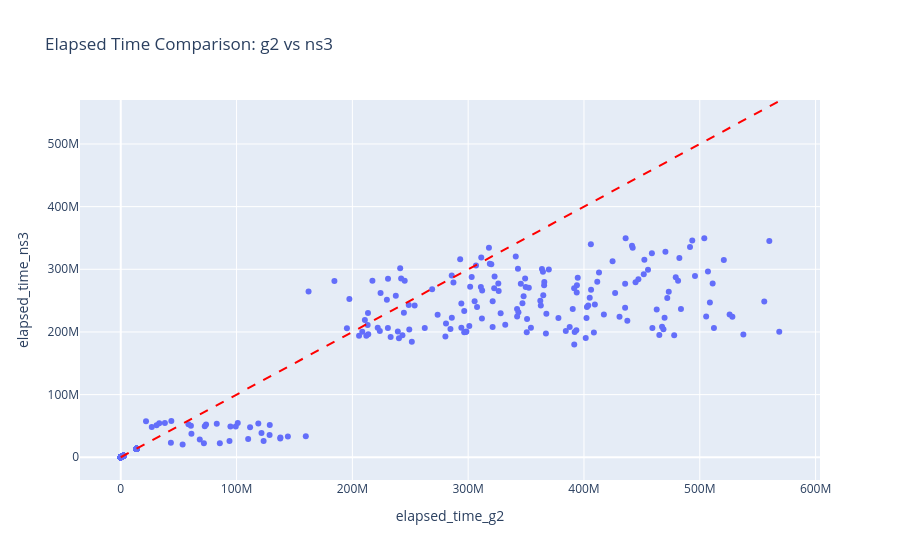

This figure's notebook cell:
### Markdown cell above
## Elapsed Time Comparison (g2 vs ns3)

### Code cell
fig = px.scatter(df, x='elapsed_time_g2', y='elapsed_time_ns3', 
                 hover_data=['node_name', 'sys_id'],
                 title='Elapsed Time Comparison: g2 vs ns3')
fig.add_shape(type='line', x0=df['elapsed_time_g2'].min(), y0=df['elapsed_time_g2'].min(), x1=df['elapsed_time_g2'].max(), y1=df['elapsed_time_g2'].max(), line=dict(color='red', dash='dash'))
fig.show()

### Figure 1 — Plotly figure (JSON) as saved in the notebook; plotly's stock layout.template omitted (floating-point values rounded to 4 significant figures; data arrays with more than 128 entries replaced by an {"elided": "..."} marker saying what was removed)
{"data": [{"customdata": {"elided": "880x2 mixed values"}, "hovertemplate": "elapsed_time_g2=%{x}<br>elapsed_time_ns3=%{y}<br>node_name=%{customdata[0]}<br>sys_id=%{customdata[1]}<extra></extra>", "legendgroup": "", "marker": {"color": "#636efa", "symbol": "circle"}, "mode": "markers", "name": "", "orientation": "v", "showlegend": false, "type": "scatter", "x": {"elided": "880 int values"}, "xaxis": "x", "y": {"elided": "880 int values"}, "yaxis": "y"}], "layout": {"legend": {"tracegroupgap": 0}, "shapes": [{"line": {"color": "red", "dash": "dash"}, "type": "line", "x0": 939, "x1": 568617586, "y0": 939, "y1": 568617586}], "title": {"text": "Elapsed Time Comparison: g2 vs ns3"}, "xaxis": {"anchor": "y", "domain": [0, 1], "title": {"text": "elapsed_time_g2"}}, "yaxis": {"anchor": "x", "domain": [0, 1], "title": {"text": "elapsed_time_ns3"}}}}
